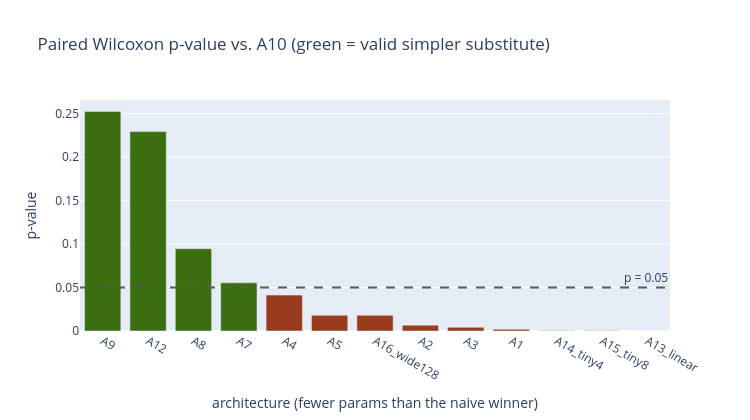

Notebook code for this chart:
### Markdown cell above
**Same comparison, visually** — bars crossing the dashed line are statistically indistinguishable from the naive winner, i.e. valid simpler substitutes:

### Code cell
comp_df = pl.DataFrame(comparisons).sort("p_value", descending=True)
bar_colors = ["#3B6D11" if not sig else "#993C1D" for sig in comp_df["significant"].to_list()]

fig = go.Figure(go.Bar(x=comp_df["architecture"], y=comp_df["p_value"], marker_color=bar_colors))
fig.add_hline(y=0.05, line_dash="dash", line_color="#5A5A55", annotation_text="p = 0.05")
fig.update_layout(
    title=f"Paired Wilcoxon p-value vs. {naive_winner} (green = valid simpler substitute)",
    yaxis_title="p-value", xaxis_title="architecture (fewer params than the naive winner)",
    width=750, height=420,
)
fig.show()

### Figure 1 — Plotly figure (JSON) as saved in the notebook; plotly's stock layout.template omitted (floating-point values rounded to 4 significant figures)
{"data": [{"marker": {"color": ["#3B6D11", "#3B6D11", "#3B6D11", "#3B6D11", "#993C1D", "#993C1D", "#993C1D", "#993C1D", "#993C1D", "#993C1D", "#993C1D", "#993C1D", "#993C1D"]}, "type": "bar", "x": ["A9", "A12", "A8", "A7", "A4", "A5", "A16_wide128", "A2", "A3", "A1", "A14_tiny4", "A15_tiny8", "A13_linear"], "y": [0.2524, 0.2293, 0.0946, 0.05536, 0.04126, 0.01807, 0.01807, 0.006714, 0.004272, 0.002014, 0.0003052, 0.0001831, 6.104e-05]}], "layout": {"annotations": [{"showarrow": false, "text": "p = 0.05", "x": 1, "xanchor": "right", "xref": "x domain", "y": 0.05, "yanchor": "bottom", "yref": "y"}], "height": 420, "shapes": [{"line": {"color": "#5A5A55", "dash": "dash"}, "type": "line", "x0": 0, "x1": 1, "xref": "x domain", "y0": 0.05, "y1": 0.05, "yref": "y"}], "title": {"text": "Paired Wilcoxon p-value vs. A10 (green = valid simpler substitute)"}, "width": 750, "xaxis": {"title": {"text": "architecture (fewer params than the naive winner)"}}, "yaxis": {"title": {"text": "p-value"}}}}
